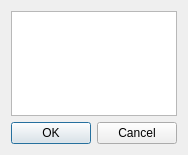
<?xml version="1.0" encoding="UTF-8"?>
<ui version="4.0">
 <class>ImpAccPoint</class>
 <widget class="QDialog" name="ImpAccPoint">
  <property name="geometry">
   <rect>
    <x>0</x>
    <y>0</y>
    <width>175</width>
    <height>155</height>
   </rect>
  </property>
  <property name="windowTitle">
   <string>Dialog</string>
  </property>
  <layout class="QVBoxLayout" name="verticalLayout">
   <item>
    <widget class="QListWidget" name="listWidget"/>
   </item>
   <item>
    <widget class="QDialogButtonBox" name="buttonBox">
     <property name="orientation">
      <enum>Qt::Horizontal</enum>
     </property>
     <property name="standardButtons">
      <set>QDialogButtonBox::Cancel|QDialogButtonBox::Ok</set>
     </property>
    </widget>
   </item>
  </layout>
 </widget>
 <resources/>
 <connections>
  <connection>
   <sender>buttonBox</sender>
   <signal>accepted()</signal>
   <receiver>ImpAccPoint</receiver>
   <slot>accept()</slot>
   <hints>
    <hint type="sourcelabel">
     <x>248</x>
     <y>254</y>
    </hint>
    <hint type="destinationlabel">
     <x>157</x>
     <y>274</y>
    </hint>
   </hints>
  </connection>
  <connection>
   <sender>buttonBox</sender>
   <signal>rejected()</signal>
   <receiver>ImpAccPoint</receiver>
   <slot>reject()</slot>
   <hints>
    <hint type="sourcelabel">
     <x>316</x>
     <y>260</y>
    </hint>
    <hint type="destinationlabel">
     <x>286</x>
     <y>274</y>
    </hint>
   </hints>
  </connection>
 </connections>
</ui>
